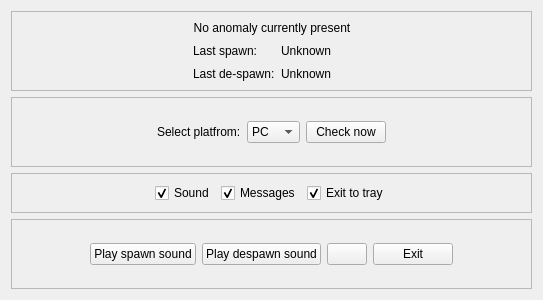
<?xml version="1.0" encoding="UTF-8"?>
<ui version="4.0">
 <class>MainWidget</class>
 <widget class="QWidget" name="MainWidget">
  <property name="geometry">
   <rect>
    <x>0</x>
    <y>0</y>
    <width>543</width>
    <height>300</height>
   </rect>
  </property>
  <property name="windowTitle">
   <string>Sentient anomaly tracker</string>
  </property>
  <layout class="QVBoxLayout" name="verticalLayout">
   <item>
    <widget class="QFrame" name="frame_4">
     <property name="frameShape">
      <enum>QFrame::StyledPanel</enum>
     </property>
     <property name="frameShadow">
      <enum>QFrame::Raised</enum>
     </property>
     <layout class="QGridLayout" name="gridLayout">
      <item row="1" column="1">
       <widget class="QLabel" name="label_2">
        <property name="sizePolicy">
         <sizepolicy hsizetype="Fixed" vsizetype="Preferred">
          <horstretch>0</horstretch>
          <verstretch>0</verstretch>
         </sizepolicy>
        </property>
        <property name="layoutDirection">
         <enum>Qt::LeftToRight</enum>
        </property>
        <property name="text">
         <string>Last spawn:</string>
        </property>
       </widget>
      </item>
      <item row="1" column="2">
       <widget class="QLabel" name="SpawnLabel">
        <property name="sizePolicy">
         <sizepolicy hsizetype="Preferred" vsizetype="Preferred">
          <horstretch>0</horstretch>
          <verstretch>0</verstretch>
         </sizepolicy>
        </property>
        <property name="text">
         <string>Unknown</string>
        </property>
       </widget>
      </item>
      <item row="0" column="1" colspan="2">
       <widget class="QLabel" name="StatusLabel">
        <property name="text">
         <string>No anomaly currently present</string>
        </property>
        <property name="scaledContents">
         <bool>false</bool>
        </property>
        <property name="alignment">
         <set>Qt::AlignCenter</set>
        </property>
        <property name="textInteractionFlags">
         <set>Qt::NoTextInteraction</set>
        </property>
       </widget>
      </item>
      <item row="1" column="3">
       <spacer name="horizontalSpacer_8">
        <property name="orientation">
         <enum>Qt::Horizontal</enum>
        </property>
        <property name="sizeHint" stdset="0">
         <size>
          <width>40</width>
          <height>20</height>
         </size>
        </property>
       </spacer>
      </item>
      <item row="1" column="0">
       <spacer name="horizontalSpacer_7">
        <property name="orientation">
         <enum>Qt::Horizontal</enum>
        </property>
        <property name="sizeHint" stdset="0">
         <size>
          <width>40</width>
          <height>20</height>
         </size>
        </property>
       </spacer>
      </item>
      <item row="2" column="1">
       <widget class="QLabel" name="label_3">
        <property name="sizePolicy">
         <sizepolicy hsizetype="Fixed" vsizetype="Preferred">
          <horstretch>0</horstretch>
          <verstretch>0</verstretch>
         </sizepolicy>
        </property>
        <property name="text">
         <string>Last de-spawn:</string>
        </property>
       </widget>
      </item>
      <item row="2" column="2">
       <widget class="QLabel" name="DespawnLabel">
        <property name="text">
         <string>Unknown</string>
        </property>
       </widget>
      </item>
     </layout>
    </widget>
   </item>
   <item>
    <widget class="QFrame" name="frame_3">
     <property name="frameShape">
      <enum>QFrame::StyledPanel</enum>
     </property>
     <property name="frameShadow">
      <enum>QFrame::Raised</enum>
     </property>
     <layout class="QHBoxLayout" name="horizontalLayout_3">
      <item>
       <spacer name="horizontalSpacer_6">
        <property name="orientation">
         <enum>Qt::Horizontal</enum>
        </property>
        <property name="sizeHint" stdset="0">
         <size>
          <width>40</width>
          <height>20</height>
         </size>
        </property>
       </spacer>
      </item>
      <item>
       <widget class="QLabel" name="label">
        <property name="text">
         <string>Select platfrom:</string>
        </property>
       </widget>
      </item>
      <item>
       <widget class="QComboBox" name="PlatfromCombobox">
        <item>
         <property name="text">
          <string>PC</string>
         </property>
        </item>
        <item>
         <property name="text">
          <string>PS4</string>
         </property>
        </item>
        <item>
         <property name="text">
          <string>XB1</string>
         </property>
        </item>
       </widget>
      </item>
      <item>
       <widget class="QPushButton" name="CheckButton">
        <property name="text">
         <string>Check now</string>
        </property>
       </widget>
      </item>
      <item>
       <spacer name="horizontalSpacer_5">
        <property name="orientation">
         <enum>Qt::Horizontal</enum>
        </property>
        <property name="sizeHint" stdset="0">
         <size>
          <width>40</width>
          <height>20</height>
         </size>
        </property>
       </spacer>
      </item>
     </layout>
    </widget>
   </item>
   <item>
    <widget class="QFrame" name="frame">
     <property name="sizePolicy">
      <sizepolicy hsizetype="Preferred" vsizetype="Fixed">
       <horstretch>0</horstretch>
       <verstretch>0</verstretch>
      </sizepolicy>
     </property>
     <property name="frameShape">
      <enum>QFrame::StyledPanel</enum>
     </property>
     <property name="frameShadow">
      <enum>QFrame::Raised</enum>
     </property>
     <layout class="QHBoxLayout" name="horizontalLayout">
      <item>
       <spacer name="horizontalSpacer">
        <property name="orientation">
         <enum>Qt::Horizontal</enum>
        </property>
        <property name="sizeHint" stdset="0">
         <size>
          <width>40</width>
          <height>20</height>
         </size>
        </property>
       </spacer>
      </item>
      <item>
       <widget class="QCheckBox" name="SoundCheckbox">
        <property name="text">
         <string>Sound</string>
        </property>
        <property name="checked">
         <bool>true</bool>
        </property>
       </widget>
      </item>
      <item>
       <widget class="QCheckBox" name="MessagesCheckbox">
        <property name="text">
         <string>Messages</string>
        </property>
        <property name="checked">
         <bool>true</bool>
        </property>
       </widget>
      </item>
      <item>
       <widget class="QCheckBox" name="TrayCheckbox">
        <property name="text">
         <string>Exit to tray</string>
        </property>
        <property name="checked">
         <bool>true</bool>
        </property>
       </widget>
      </item>
      <item>
       <spacer name="horizontalSpacer_2">
        <property name="orientation">
         <enum>Qt::Horizontal</enum>
        </property>
        <property name="sizeHint" stdset="0">
         <size>
          <width>40</width>
          <height>20</height>
         </size>
        </property>
       </spacer>
      </item>
     </layout>
    </widget>
   </item>
   <item>
    <widget class="QFrame" name="frame_2">
     <property name="sizePolicy">
      <sizepolicy hsizetype="Preferred" vsizetype="Preferred">
       <horstretch>0</horstretch>
       <verstretch>0</verstretch>
      </sizepolicy>
     </property>
     <property name="frameShape">
      <enum>QFrame::StyledPanel</enum>
     </property>
     <property name="frameShadow">
      <enum>QFrame::Raised</enum>
     </property>
     <layout class="QHBoxLayout" name="horizontalLayout_2">
      <item>
       <spacer name="horizontalSpacer_3">
        <property name="orientation">
         <enum>Qt::Horizontal</enum>
        </property>
        <property name="sizeHint" stdset="0">
         <size>
          <width>40</width>
          <height>20</height>
         </size>
        </property>
       </spacer>
      </item>
      <item>
       <widget class="QPushButton" name="SpawnButton">
        <property name="sizePolicy">
         <sizepolicy hsizetype="Fixed" vsizetype="Fixed">
          <horstretch>0</horstretch>
          <verstretch>0</verstretch>
         </sizepolicy>
        </property>
        <property name="text">
         <string>Play spawn sound</string>
        </property>
       </widget>
      </item>
      <item>
       <widget class="QPushButton" name="DespawnButton">
        <property name="sizePolicy">
         <sizepolicy hsizetype="Fixed" vsizetype="Fixed">
          <horstretch>0</horstretch>
          <verstretch>0</verstretch>
         </sizepolicy>
        </property>
        <property name="text">
         <string>Play despawn sound</string>
        </property>
       </widget>
      </item>
      <item>
       <widget class="QPushButton" name="HelpButton">
        <property name="text">
         <string/>
        </property>
       </widget>
      </item>
      <item>
       <widget class="QPushButton" name="ExitButton">
        <property name="sizePolicy">
         <sizepolicy hsizetype="Fixed" vsizetype="Fixed">
          <horstretch>0</horstretch>
          <verstretch>0</verstretch>
         </sizepolicy>
        </property>
        <property name="text">
         <string>Exit</string>
        </property>
       </widget>
      </item>
      <item>
       <spacer name="horizontalSpacer_4">
        <property name="orientation">
         <enum>Qt::Horizontal</enum>
        </property>
        <property name="sizeHint" stdset="0">
         <size>
          <width>40</width>
          <height>20</height>
         </size>
        </property>
       </spacer>
      </item>
     </layout>
    </widget>
   </item>
  </layout>
 </widget>
 <resources/>
 <connections>
  <connection>
   <sender>ExitButton</sender>
   <signal>clicked()</signal>
   <receiver>MainWidget</receiver>
   <slot>close()</slot>
   <hints>
    <hint type="sourcelabel">
     <x>594</x>
     <y>380</y>
    </hint>
    <hint type="destinationlabel">
     <x>336</x>
     <y>209</y>
    </hint>
   </hints>
  </connection>
 </connections>
</ui>
